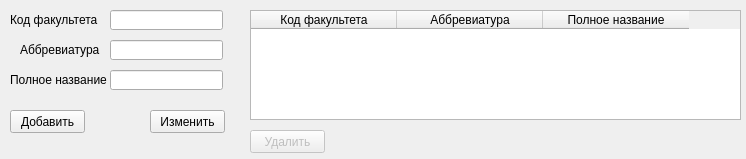
<?xml version="1.0" encoding="UTF-8"?>
<ui version="4.0">
 <class>Form</class>
 <widget class="QWidget" name="Form">
  <property name="geometry">
   <rect>
    <x>0</x>
    <y>0</y>
    <width>746</width>
    <height>159</height>
   </rect>
  </property>
  <property name="windowTitle">
   <string>Form</string>
  </property>
  <widget class="QLabel" name="label_19">
   <property name="enabled">
    <bool>true</bool>
   </property>
   <property name="geometry">
    <rect>
     <x>10</x>
     <y>10</y>
     <width>90</width>
     <height>20</height>
    </rect>
   </property>
   <property name="text">
    <string>Код факультета</string>
   </property>
  </widget>
  <widget class="QPushButton" name="DeleteButton">
   <property name="enabled">
    <bool>false</bool>
   </property>
   <property name="geometry">
    <rect>
     <x>250</x>
     <y>130</y>
     <width>75</width>
     <height>23</height>
    </rect>
   </property>
   <property name="text">
    <string>Удалить</string>
   </property>
  </widget>
  <widget class="QLineEdit" name="line3">
   <property name="enabled">
    <bool>true</bool>
   </property>
   <property name="geometry">
    <rect>
     <x>110</x>
     <y>70</y>
     <width>113</width>
     <height>20</height>
    </rect>
   </property>
  </widget>
  <widget class="QPushButton" name="AppendFaculty">
   <property name="enabled">
    <bool>true</bool>
   </property>
   <property name="geometry">
    <rect>
     <x>10</x>
     <y>110</y>
     <width>75</width>
     <height>23</height>
    </rect>
   </property>
   <property name="text">
    <string>Добавить</string>
   </property>
  </widget>
  <widget class="QLabel" name="label_20">
   <property name="enabled">
    <bool>true</bool>
   </property>
   <property name="geometry">
    <rect>
     <x>20</x>
     <y>40</y>
     <width>80</width>
     <height>20</height>
    </rect>
   </property>
   <property name="text">
    <string>Аббревиатура</string>
   </property>
  </widget>
  <widget class="QTableWidget" name="FacTable">
   <property name="enabled">
    <bool>true</bool>
   </property>
   <property name="geometry">
    <rect>
     <x>250</x>
     <y>10</y>
     <width>491</width>
     <height>110</height>
    </rect>
   </property>
   <property name="alternatingRowColors">
    <bool>true</bool>
   </property>
   <property name="selectionBehavior">
    <enum>QAbstractItemView::SelectRows</enum>
   </property>
   <property name="showGrid">
    <bool>false</bool>
   </property>
   <attribute name="horizontalHeaderCascadingSectionResizes">
    <bool>false</bool>
   </attribute>
   <attribute name="horizontalHeaderDefaultSectionSize">
    <number>146</number>
   </attribute>
   <attribute name="verticalHeaderVisible">
    <bool>false</bool>
   </attribute>
   <column>
    <property name="text">
     <string>Код факультета</string>
    </property>
   </column>
   <column>
    <property name="text">
     <string>Аббревиатура</string>
    </property>
   </column>
   <column>
    <property name="text">
     <string>Полное название</string>
    </property>
   </column>
  </widget>
  <widget class="QLabel" name="label_21">
   <property name="enabled">
    <bool>true</bool>
   </property>
   <property name="geometry">
    <rect>
     <x>10</x>
     <y>70</y>
     <width>100</width>
     <height>20</height>
    </rect>
   </property>
   <property name="text">
    <string>Полное название</string>
   </property>
  </widget>
  <widget class="QLineEdit" name="line2">
   <property name="enabled">
    <bool>true</bool>
   </property>
   <property name="geometry">
    <rect>
     <x>110</x>
     <y>40</y>
     <width>113</width>
     <height>20</height>
    </rect>
   </property>
  </widget>
  <widget class="QLineEdit" name="line">
   <property name="enabled">
    <bool>true</bool>
   </property>
   <property name="geometry">
    <rect>
     <x>110</x>
     <y>10</y>
     <width>113</width>
     <height>20</height>
    </rect>
   </property>
  </widget>
  <widget class="QPushButton" name="Change">
   <property name="geometry">
    <rect>
     <x>150</x>
     <y>110</y>
     <width>75</width>
     <height>23</height>
    </rect>
   </property>
   <property name="text">
    <string>Изменить</string>
   </property>
  </widget>
 </widget>
 <tabstops>
  <tabstop>line</tabstop>
  <tabstop>line2</tabstop>
  <tabstop>line3</tabstop>
  <tabstop>AppendFaculty</tabstop>
  <tabstop>DeleteButton</tabstop>
  <tabstop>FacTable</tabstop>
 </tabstops>
 <resources/>
 <connections/>
</ui>
